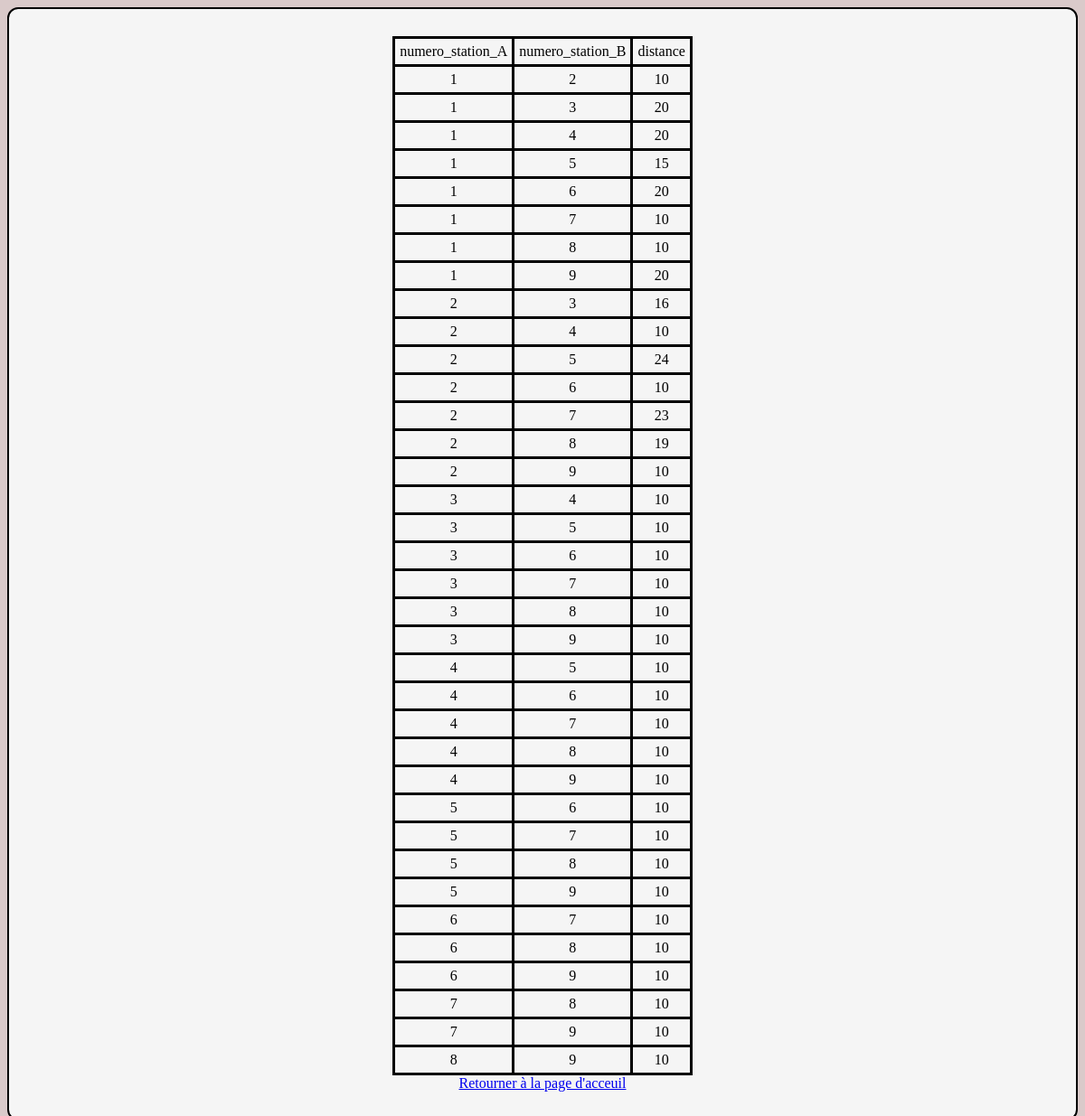
The page /php/affichage.php?action=distance on the database its author committed.
### tables this page shows
CREATE TABLE `distance`
(
	numero_station_A INT NOT NULL,
	numero_station_B INT NOT NULL,
	distance INT,
	PRIMARY KEY(numero_station_A,numero_station_B)
);

### php/affichage.php (the view, shortened to what this page needs)
<!DOCTYPE html>
<html>
    <head>
        <link rel="stylesheet" type="text/css" href="main.css" />
    </head>
    <body>
    <div class="box">
<?php
    include "connect.php";
    if(isset($_GET['action']))
{
    $table=$_GET['action'];
    $result = mysqli_query($connection,"SELECT * FROM $table");
    $all_property = array();
    echo '<table class="data-table">
    <tr class="data-heading">';
    while ($property = mysqli_fetch_field($result)) {
        echo '<td>' . $property->name . '</td>';
        array_Push($all_property, $property->name);
    }
        echo '</tr>';
    while ($row = mysqli_fetch_array($result)) {
        echo "<tr>";
        foreach ($all_property as $item) {
        echo '<td>' . $row[$item] . '</td>';
        }
        echo '</tr>';
    }
    echo "</table>";
}
?>
<a type="submit" href="index.php?action=home">Retourner à la page d'acceuil</a>
</div>
</body>
</html>

### php/main.css (style rules this page uses)
body { text-align: center; background-color: #dacaca; }
table, th, td { margin: auto; border: 3px solid black; border-collapse: collapse; text-align: center; }
th, td { padding: 5px; text-align: center; }
.box { background-color: rgb(245, 245, 245); padding-top: 30px; padding: 30px; text-align: center; border-radius: 12px; border: 2px solid rgb(0, 0, 0); }

### rows shown on the page
distance: numero_station_A "1", numero_station_B "2", distance "10"
distance: numero_station_A "1", numero_station_B "3", distance "20"
distance: numero_station_A "1", numero_station_B "4", distance "20"
distance: numero_station_A "1", numero_station_B "5", distance "15"
distance: numero_station_A "1", numero_station_B "6", distance "20"
distance: numero_station_A "1", numero_station_B "7", distance "10"
distance: numero_station_A "1", numero_station_B "8", distance "10"
distance: numero_station_A "1", numero_station_B "9", distance "20"
distance: numero_station_A "2", numero_station_B "3", distance "16"
distance: numero_station_A "2", numero_station_B "4", distance "10"
distance: numero_station_A "2", numero_station_B "5", distance "24"
distance: numero_station_A "2", numero_station_B "6", distance "10"
distance: numero_station_A "2", numero_station_B "7", distance "23"
distance: numero_station_A "2", numero_station_B "8", distance "19"
distance: numero_station_A "2", numero_station_B "9", distance "10"
distance: numero_station_A "3", numero_station_B "4", distance "10"
distance: numero_station_A "3", numero_station_B "5", distance "10"
distance: numero_station_A "3", numero_station_B "6", distance "10"
distance: numero_station_A "3", numero_station_B "7", distance "10"
distance: numero_station_A "3", numero_station_B "8", distance "10"
distance: numero_station_A "3", numero_station_B "9", distance "10"
distance: numero_station_A "4", numero_station_B "5", distance "10"
distance: numero_station_A "4", numero_station_B "6", distance "10"
distance: numero_station_A "4", numero_station_B "7", distance "10"
distance: numero_station_A "4", numero_station_B "8", distance "10"
distance: numero_station_A "4", numero_station_B "9", distance "10"
distance: numero_station_A "5", numero_station_B "6", distance "10"
distance: numero_station_A "5", numero_station_B "7", distance "10"
distance: numero_station_A "5", numero_station_B "8", distance "10"
distance: numero_station_A "5", numero_station_B "9", distance "10"
distance: numero_station_A "6", numero_station_B "7", distance "10"
distance: numero_station_A "6", numero_station_B "8", distance "10"
distance: numero_station_A "6", numero_station_B "9", distance "10"
distance: numero_station_A "7", numero_station_B "8", distance "10"
distance: numero_station_A "7", numero_station_B "9", distance "10"
distance: numero_station_A "8", numero_station_B "9", distance "10"

### other values the page prints
$property->name "numero_station_A"
$property->name "numero_station_B"
$property->name "distance"
